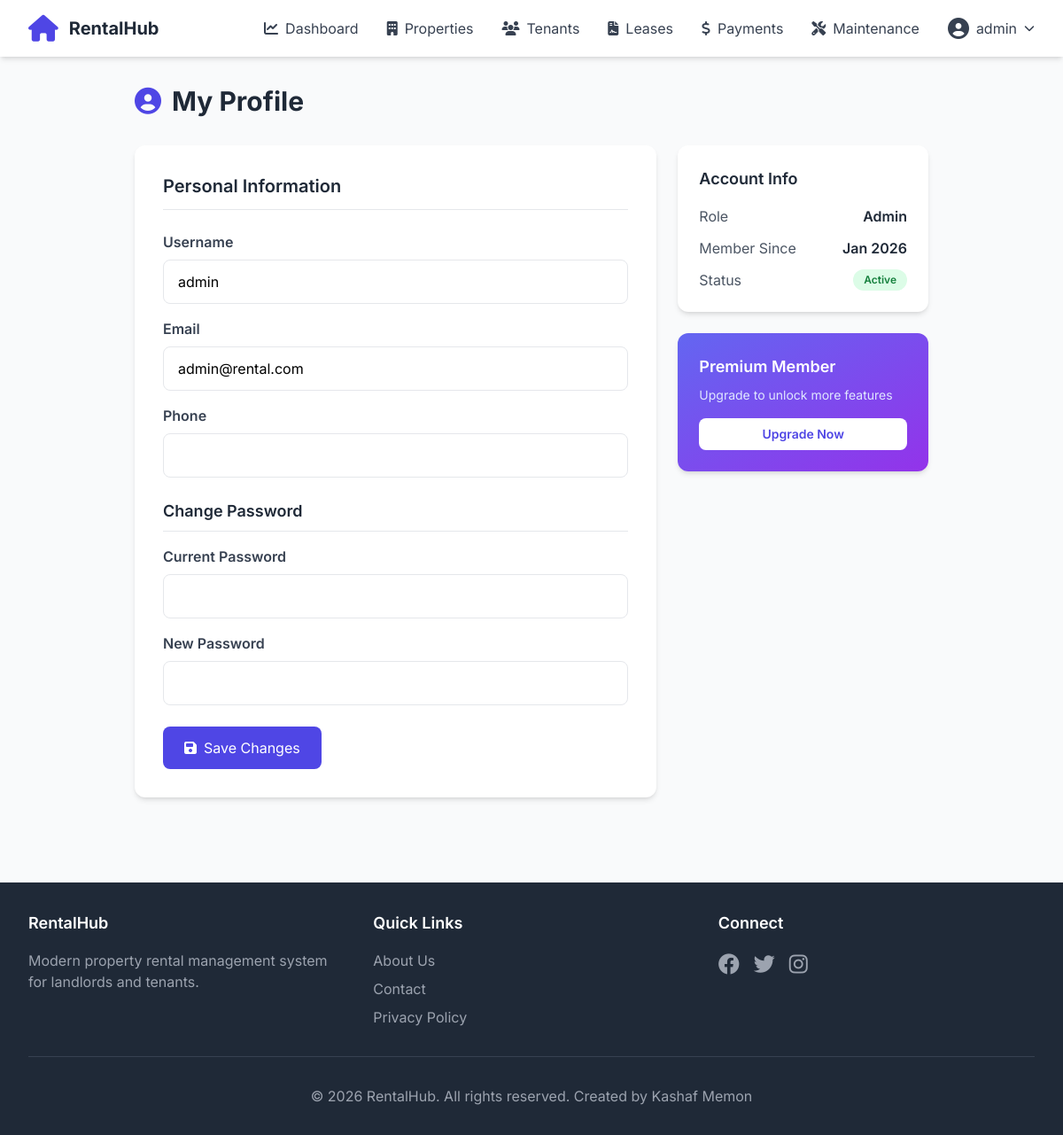
Screenshot of /profile (signed in) with the database file from the repository.
### app/models.py (models this page shows, shortened)
class User(UserMixin, db.Model):
    __tablename__ = 'users'
    id = db.Column(db.Integer, primary_key=True)
    username = db.Column(db.String(80), unique=True, nullable=False)
    email = db.Column(db.String(120), unique=True, nullable=False)
    password_hash = db.Column(db.String(255), nullable=False)
    role = db.Column(db.String(20), nullable=False, default='owner')
    phone = db.Column(db.String(20))
    created_at = db.Column(db.DateTime, default=datetime.utcnow)
    is_active = db.Column(db.Boolean, default=True)
    properties = db.relationship('Property', backref='owner', lazy=True, cascade='all, delete-orphan')
    maintenance_requests = db.relationship('MaintenanceRequest', backref='assigned_staff', lazy=True,
                                          foreign_keys='MaintenanceRequest.assigned_staff_id')
    notifications = db.relationship('Notification', backref='user', lazy=True, cascade='all, delete-orphan')

### app/routes/main.py (the view)
@bp.route('/profile')
@login_required
def profile():
    return render_template('profile.html')

### app/__init__.py (called while the page is built)
@login_manager.user_loader
def load_user(user_id):
    from app.models import User
    return User.query.get(int(user_id))

### app/templates/profile.html (shortened to what this page needs)
{% extends "base.html" %}
{% block content %}
<div class="max-w-4xl mx-auto fade-in">
    <h1 class="text-3xl font-bold text-gray-800 mb-8">
        <i class="fas fa-user-circle text-indigo-600 mr-3"></i>My Profile
    </h1>
    <div class="grid grid-cols-1 lg:grid-cols-3 gap-6">
        <div class="lg:col-span-2">
            <div class="bg-white rounded-xl shadow-md p-8">
                <h3 class="text-xl font-semibold text-gray-800 mb-6 pb-3 border-b">
                    Personal Information
                </h3>
                <form method="POST" action="{{ url_for('main.update_profile') }}">
                    <div class="space-y-4 mb-6">
                        <div>
                            <label class="block text-gray-700 font-semibold mb-2">Username</label>
                            <input type="text" name="username" value="{{ current_user.username }}"
                                   class="w-full px-4 py-3 border rounded-lg focus:ring-2 focus:ring-indigo-500">
                        </div>
                        <div>
                            <label class="block text-gray-700 font-semibold mb-2">Email</label>
                            <input type="email" name="email" value="{{ current_user.email }}"
                                   class="w-full px-4 py-3 border rounded-lg focus:ring-2 focus:ring-indigo-500">
                        </div>
                        <div>
                            <label class="block text-gray-700 font-semibold mb-2">Phone</label>
                            <input type="tel" name="phone" value="{{ current_user.phone or '' }}"
                                   class="w-full px-4 py-3 border rounded-lg focus:ring-2 focus:ring-indigo-500">
                        </div>
                    </div>
                    <h3 class="text-lg font-semibold text-gray-800 mb-4 pb-2 border-b">Change Password</h3>
                    <div class="space-y-4 mb-6">
                        <div>
                            <label class="block text-gray-700 font-semibold mb-2">Current Password</label>
                            <input type="password" name="current_password"
                                   class="w-full px-4 py-3 border rounded-lg focus:ring-2 focus:ring-indigo-500">
                        </div>
                        <div>
                            <label class="block text-gray-700 font-semibold mb-2">New Password</label>
                            <input type="password" name="new_password"
                                   class="w-full px-4 py-3 border rounded-lg focus:ring-2 focus:ring-indigo-500">
                        </div>
                    </div>
                    <button type="submit" class="bg-indigo-600 text-white px-6 py-3 rounded-lg hover:bg-indigo-700 transition">
                        <i class="fas fa-save mr-2"></i>Save Changes
                    </button>
                </form>
            </div>
        </div>
        <div class="space-y-6">
            <div class="bg-white rounded-xl shadow-md p-6">
                <h3 class="text-lg font-semibold text-gray-800 mb-4">Account Info</h3>
                <div class="space-y-3">
                    <div class="flex justify-between">
                        <span class="text-gray-600">Role</span>
                        <span class="font-semibold text-gray-800">{{ current_user.role|title }}</span>
                    </div>
                    <div class="flex justify-between">
                        <span class="text-gray-600">Member Since</span>
                        <span class="font-semibold text-gray-800">{{ current_user.created_at.strftime('%b %Y') }}</span>
                    </div>
                    <div class="flex justify-between">
                        <span class="text-gray-600">Status</span>
                        <span class="px-3 py-1 bg-green-100 text-green-700 rounded-full text-xs font-semibold">
                            {% if current_user.is_active %}Active{% else %}Inactive{% endif %}
                        </span>
                    </div>
                </div>
            </div>
            <div class="bg-gradient-to-br from-indigo-500 to-purple-600 rounded-xl shadow-md p-6 text-white">
                <h3 class="text-lg font-semibold mb-2">Premium Member</h3>
                <p class="text-indigo-100 text-sm">Upgrade to unlock more features</p>
                <button class="mt-4 bg-white text-indigo-600 px-6 py-2 rounded-lg hover:bg-gray-100 transition text-sm font-semibold w-full">
                    Upgrade Now
                </button>
            </div>
        </div>
    </div>
</div>
{% endblock %}

### app/templates/base.html (shortened to what this page needs)
<!DOCTYPE html>
<html lang="en">
<head>
    <script src="https://cdn.tailwindcss.com"></script>
    <link rel="stylesheet" href="https://cdnjs.cloudflare.com/ajax/libs/font-awesome/6.4.0/css/all.min.css">
</head>
<body class="bg-gray-50 min-h-screen">
    <nav class="bg-white shadow-md sticky top-0 z-50">
        <div class="max-w-7xl mx-auto px-4 sm:px-6 lg:px-8">
            <div class="flex justify-between items-center h-16">
                <div class="flex items-center">
                    <a href="{{ url_for('main.index') }}" class="flex items-center space-x-3">
                        <i class="fas fa-home text-3xl text-indigo-600"></i>
                        <span class="text-xl font-bold text-gray-800">RentalHub</span>
                    </a>
                </div>
                <div class="hidden md:flex items-center space-x-8">
                    {% if current_user.is_authenticated %}
                        <a href="{{ url_for('main.dashboard') }}" class="text-gray-700 hover:text-indigo-600 transition">
                            <i class="fas fa-chart-line mr-2"></i>Dashboard
                        </a>
                        <a href="{{ url_for('properties.list_properties') }}" class="text-gray-700 hover:text-indigo-600 transition">
                            <i class="fas fa-building mr-2"></i>Properties
                        </a>
                        <a href="{{ url_for('tenants.list_tenants') }}" class="text-gray-700 hover:text-indigo-600 transition">
                            <i class="fas fa-users mr-2"></i>Tenants
                        </a>
                        <a href="{{ url_for('leases.list_leases') }}" class="text-gray-700 hover:text-indigo-600 transition">
                            <i class="fas fa-file-contract mr-2"></i>Leases
                        </a>
                        <a href="{{ url_for('payments.list_payments') }}" class="text-gray-700 hover:text-indigo-600 transition">
                            <i class="fas fa-dollar-sign mr-2"></i>Payments
                        </a>
                        <a href="{{ url_for('maintenance.list_requests') }}" class="text-gray-700 hover:text-indigo-600 transition">
                            <i class="fas fa-tools mr-2"></i>Maintenance
                        </a>
                        <div class="relative group">
                            <button class="flex items-center space-x-2 text-gray-700 hover:text-indigo-600 transition">
                                <i class="fas fa-user-circle text-2xl"></i>
                                <span>{{ current_user.username }}</span>
                                <i class="fas fa-chevron-down text-xs"></i>
                            </button>
                        </div>
                    {% else %}
                        <a href="{{ url_for('auth.login') }}" class="text-gray-700 hover:text-indigo-600 transition">Login</a>
                        <a href="{{ url_for('auth.register') }}" class="bg-indigo-600 text-white px-6 py-2 rounded-lg hover:bg-indigo-700 transition">
                            Sign Up
                        </a>
                    {% endif %}
                </div>
            </div>
        </div>
    </nav>
    <main class="max-w-7xl mx-auto px-4 sm:px-6 lg:px-8 py-8">
        {% block content %}{% endblock %}
    </main>
    <footer class="bg-gray-800 text-white mt-16">
        <div class="max-w-7xl mx-auto px-4 sm:px-6 lg:px-8 py-8">
            <div class="grid grid-cols-1 md:grid-cols-3 gap-8">
                <div>
                    <h3 class="text-lg font-semibold mb-4">RentalHub</h3>
                    <p class="text-gray-400">Modern property rental management system for landlords and tenants.</p>
                </div>
                <div>
                    <h3 class="text-lg font-semibold mb-4">Quick Links</h3>
                    <ul class="space-y-2 text-gray-400">
                        <li><a href="#" class="hover:text-white transition">About Us</a></li>
                        <li><a href="#" class="hover:text-white transition">Contact</a></li>
                        <li><a href="#" class="hover:text-white transition">Privacy Policy</a></li>
                    </ul>
                </div>
                <div>
                    <h3 class="text-lg font-semibold mb-4">Connect</h3>
                    <div class="flex space-x-4">
                        <a href="#" class="text-gray-400 hover:text-white transition"><i class="fab fa-facebook text-2xl"></i></a>
                        <a href="#" class="text-gray-400 hover:text-white transition"><i class="fab fa-twitter text-2xl"></i></a>
                        <a href="#" class="text-gray-400 hover:text-white transition"><i class="fab fa-instagram text-2xl"></i></a>
                    </div>
                </div>
            </div>
            <div class="border-t border-gray-700 mt-8 pt-8 text-center text-gray-400">
                <p>&copy; 2026 RentalHub. All rights reserved. Created by Kashaf Memon</p>
            </div>
        </div>
    </footer>
</body>
</html>

### app/templates/base.html (style rules this page uses)
body { font-family: 'Inter', sans-serif; }
.fade-in { animation: fadeIn 0.3s ease-out; }

### rows the page displays
User: username "admin", email "admin@rental.com", role "Admin", created_at "Jan 2026"
